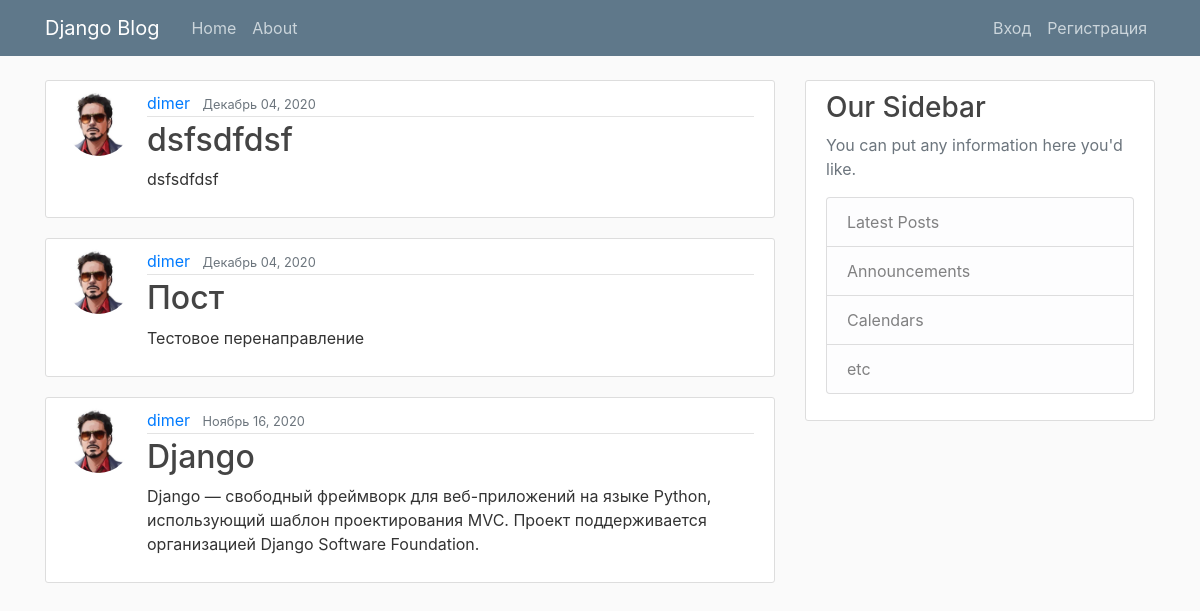
The app's page /, older data.
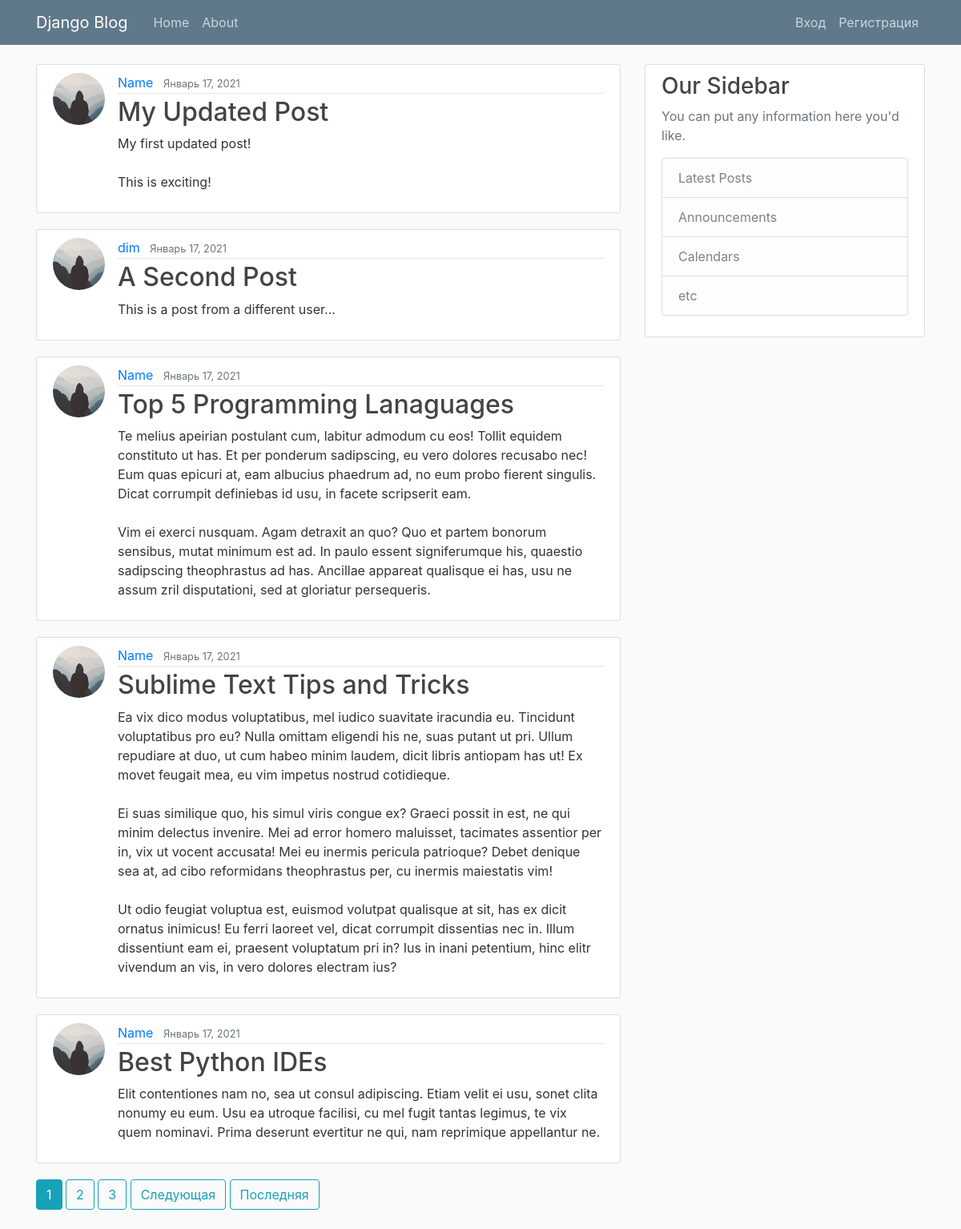
The same page, newer data.
### blog/models.py (models this page shows, shortened)
class Post(models.Model):
    title = models.CharField(max_length=100, verbose_name='Заголовок')
    content = models.TextField(verbose_name='Содержание')
    date_posted = models.DateField(default=timezone.now)
    author = models.ForeignKey(User, on_delete=models.CASCADE)

### users/models.py (models this page shows, shortened)
class Profile(models.Model):
    user = models.OneToOneField(User, on_delete = models.CASCADE)
    image = models.ImageField(default = 'default.jpg', upload_to = 'profile_pics')

### blog/views.py (the view)
# urls.py: path('', PostListView.as_view(), name = 'blog-home'),
class PostListView(ListView):
    model = Post
    template_name = 'blog/home.html'  # <app>/<model>_<viewtype>.html
    context_object_name = 'posts'
    ordering = ['-date_posted'] # Упорядочивание постов по дате обнавления
    paginate_by = 5 # 5 сообщений на странице

### blog/templates/blog/home.html (shortened to what this page needs)
{% extends "blog/base.html" %}
{% block content %}
    {% for post in posts %}
        <article class="media content-section">
            <img class="rounded-circle article-img" src="{{ post.author.profile.image.url }}">
            <div class="media-body">
            <div class="article-metadata">
                <a class="mr-2" href="#">{{ post.author }}</a>
                <small class="text-muted">{{ post.date_posted|date:"F d, Y" }}</small>
            </div>
            <h2><a class="article-title" href="{% url 'post-detail' post.id %}">{{ post.title }}</a></h2>
            <p class="article-content">{{ post.content }}</p>
            </div>
        </article>
    {% endfor %}
    {% if is_paginated %}
      {% for num in page_obj.paginator.page_range %}
        {% if page_obj.number == num %}
          <a class="btn btn-info mb-4" href="?page={{ num }}">{{ num }}</a>
        {% elif num > page_obj.number|add:'-3' and num < page_obj.number|add:'3' %}
          <a class="btn btn-outline-info mb-4" href="?page={{ num }}">{{ num }}</a>
        {% endif %}
      {% endfor %}
      {% if page_obj.has_next %}
        <a class="btn btn-outline-info mb-4" href="?page={{ page_obj.next_page_number }}">Следующая</a>
        <a class="btn btn-outline-info mb-4" href="?page={{ page_obj.paginator.num_pages }}">Последняя</a>
      {% endif %}
    {% endif %}
{% endblock content %}

Row changes from the older to the newer data that the page shows:
no longer on this page (row unchanged): Post: author.profile.image (picture), author "dimer", date_posted "Декабрь 04, 2020", title "dsfsdfdsf", content "dsfsdfdsf"
no longer on this page (row unchanged): Post: author.profile.image (picture), author "dimer", date_posted "Декабрь 04, 2020", title "Пост", content "Тестовое перенаправление"
no longer on this page (row unchanged): Post: author.profile.image (picture), author "dimer", date_posted "Ноябрь 16, 2020", title "Django", content "Django — свободный фреймворк для веб-приложений на языке Python, использующий шаблон проектирования MVC. Проект поддерживается организацией Django Software Foundation."
added Post: author.profile.image (placeholder picture), author "Name", date_posted "Январь 17, 2021", title "My Updated Post", content "My first updated post! This is exciting!"
added Post: author.profile.image (placeholder picture), author "dim", date_posted "Январь 17, 2021", title "A Second Post", content "This is a post from a different user..."
added Post: author.profile.image (placeholder picture), author "Name", date_posted "Январь 17, 2021", title "Top 5 Programming Lanaguages", content "Te melius apeirian postulant cum, labitur admodum cu eos! Tollit equidem constituto ut has. Et per ponderum sadipscing, eu vero dolores recusabo nec! Eum quas epicuri at, eam albucius phaedrum ad, no eum probo fierent singulis. Dicat corrumpit definiebas id usu, in facete scripserit eam. Vim ei exerci nusquam. Agam detraxit an quo? Quo et partem bonorum sensibus, mutat minimum est ad. In paulo essent signiferumque his, quaestio sadipscing theophrastus ad has. Ancillae appareat qualisque ei has, usu ne assum zril disputationi, sed at gloriatur persequeris."
added Post: author.profile.image (placeholder picture), author "Name", date_posted "Январь 17, 2021", title "Sublime Text Tips and Tricks", content "Ea vix dico modus voluptatibus, mel iudico suavitate iracundia eu. Tincidunt voluptatibus pro eu? Nulla omittam eligendi his ne, suas putant ut pri. Ullum repudiare at duo, ut cum habeo minim laudem, dicit libris antiopam has ut! Ex movet feugait mea, eu vim impetus nostrud cotidieque. Ei suas similique quo, his simul viris congue ex? Graeci possit in est, ne qui minim delectus invenire. Mei ad error homero maluisset, tacimates assentior per in, vix ut vocent accusata! Mei eu inermis pericula patrioque? Debet denique sea at, ad cibo reformidans theophrastus per, cu inermis maiestatis vim! Ut odio feugiat voluptua est, euismod volutpat qualisque at sit, has ex dicit ornatus inimicus! Eu…"
added Post: author.profile.image (placeholder picture), author "Name", date_posted "Январь 17, 2021", title "Best Python IDEs", content "Elit contentiones nam no, sea ut consul adipiscing. Etiam velit ei usu, sonet clita nonumy eu eum. Usu ea utroque facilisi, cu mel fugit tantas legimus, te vix quem nominavi. Prima deserunt evertitur ne qui, nam reprimique appellantur ne."
Text that changed along with them:
new list line: "1"
new list line: "2"
new list line: "3"
text now shown: "Следующая Последняя"
